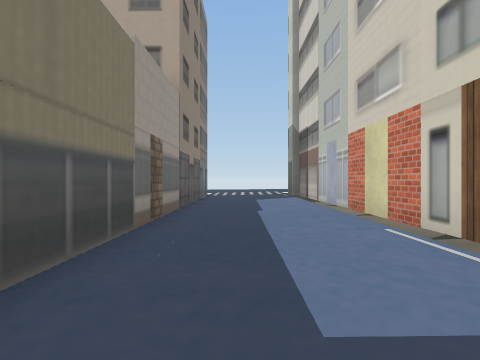
[1] (above)

24 first-person views from a walk through a Unity game level. The camera is 1.2 m above the floor, looks level and sees 85° across. The floor is counted in squares, 2 m on a side. Each view is taken from the middle of a square. On the plan, view 1 faces up. The plan holds only what a view shows up to about 9 squares ahead; the rest is blank. The place goes on beyond the plan. The player character is not drawn. Some surface patterns are stand-ins.

[2]
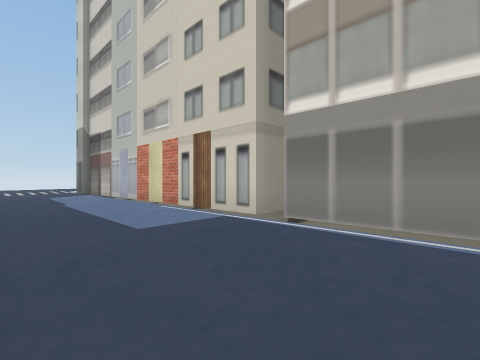

[3]
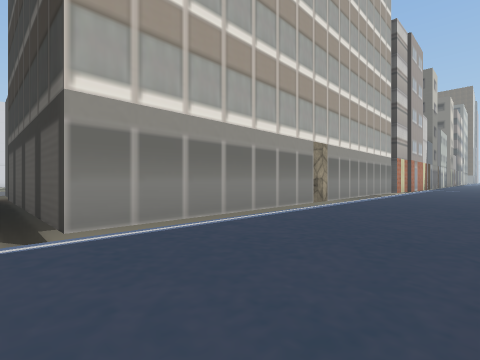

[4]
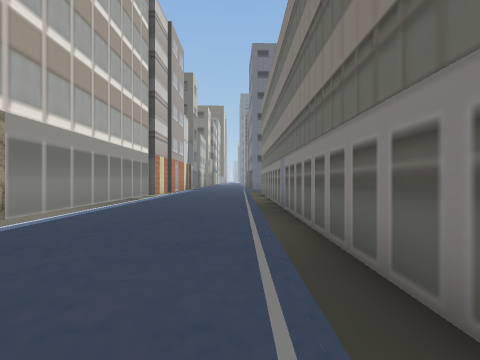

[5]
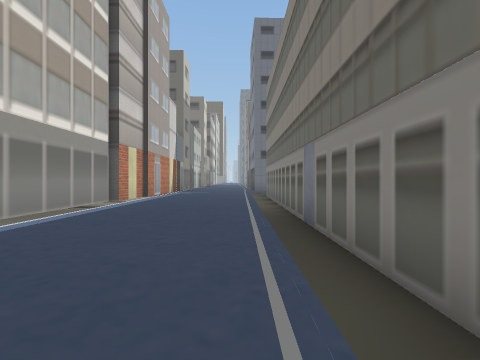

[6]
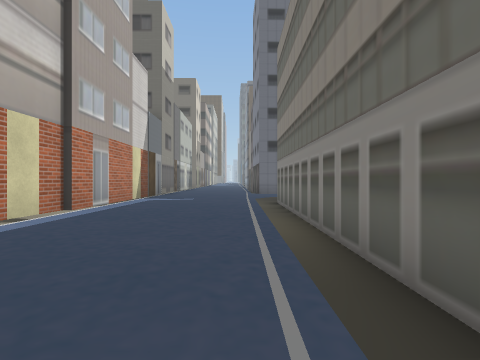

[7]
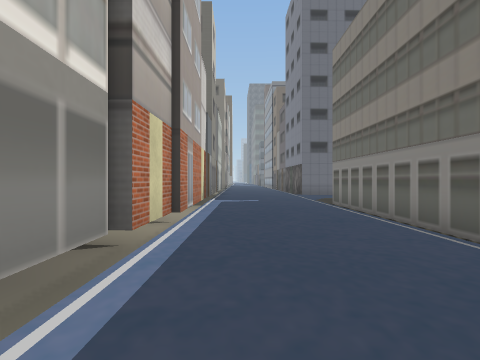

[8]
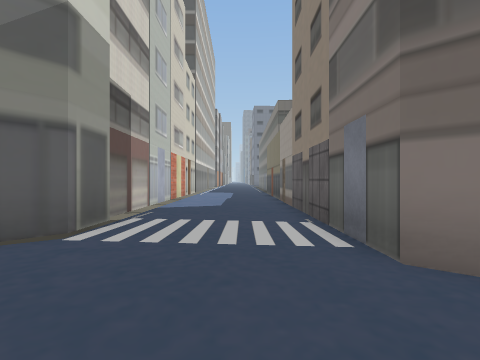

[9]
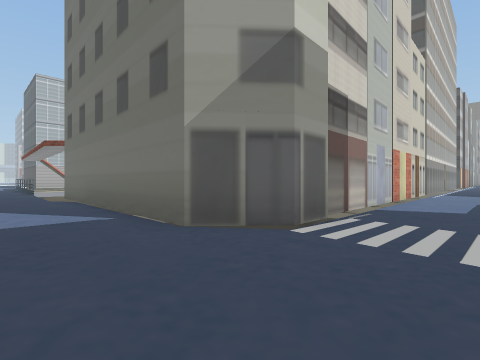

[10]
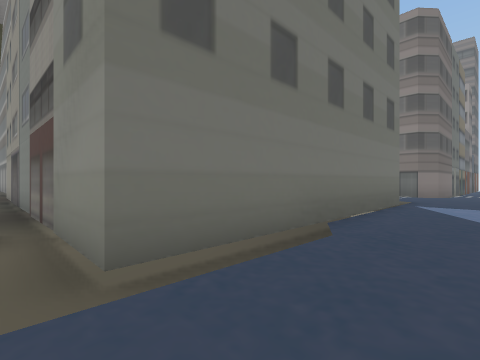

[11]
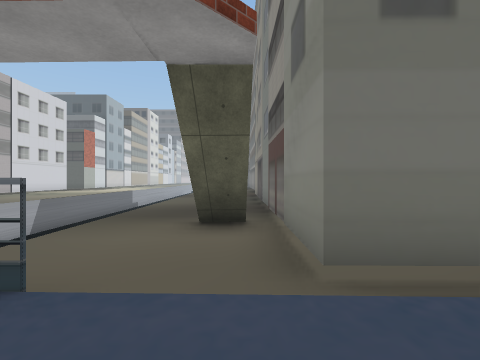

[12]
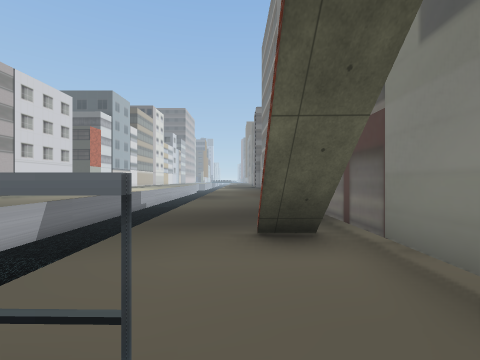

[13]
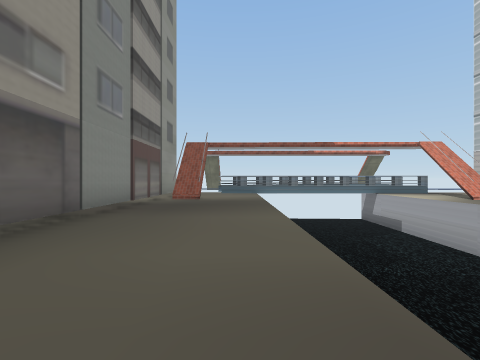

[14]
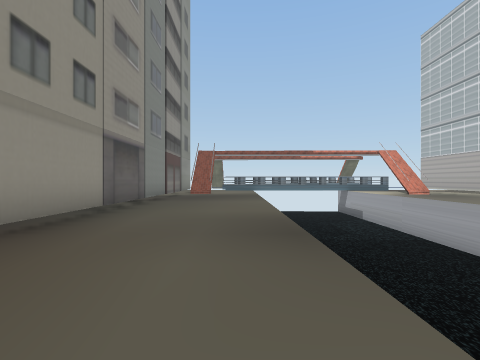

[15]
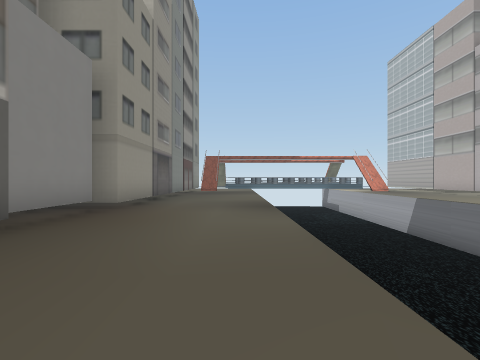

[16]
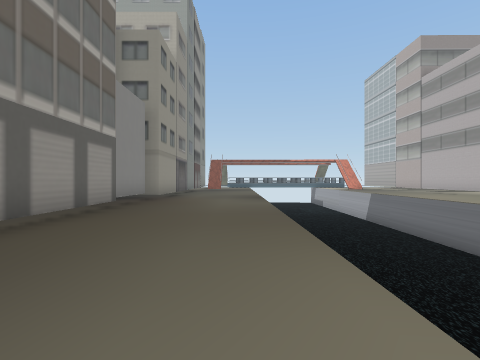

[17]
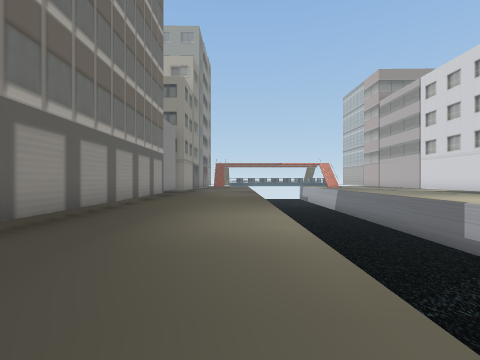

[18]
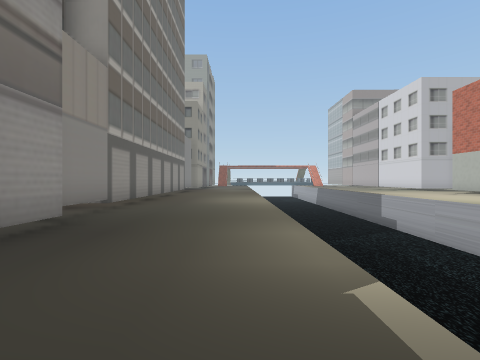

[19]
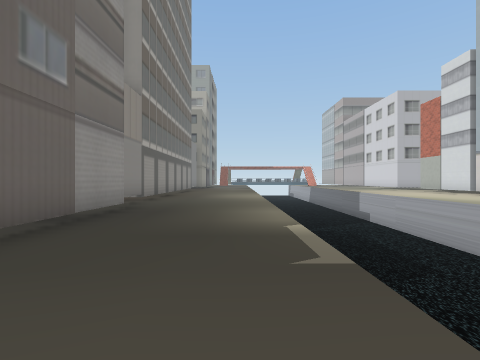

[20]
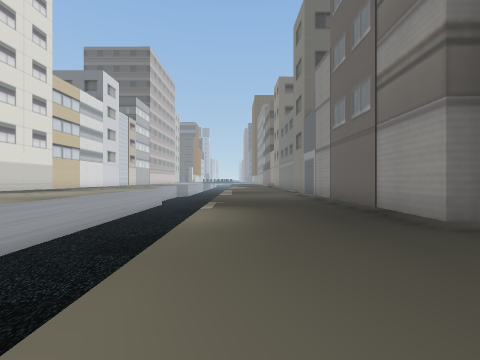

[21]
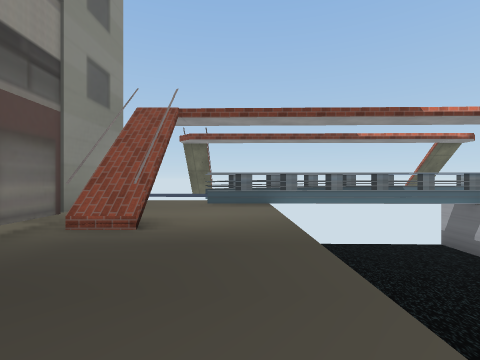

[22]
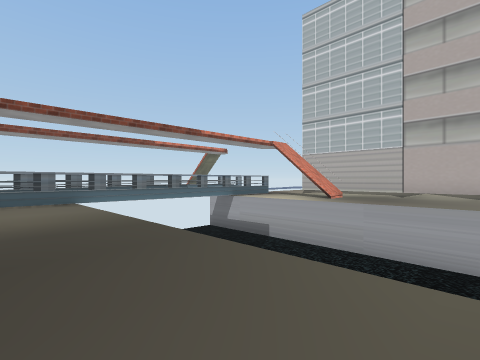

[23]
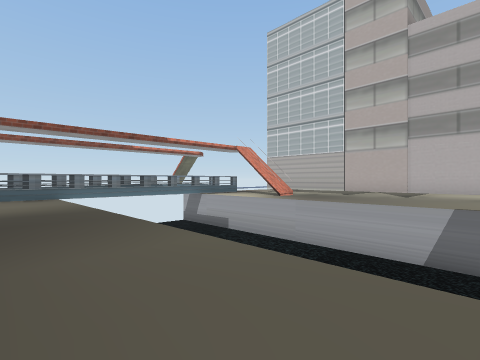

[24]
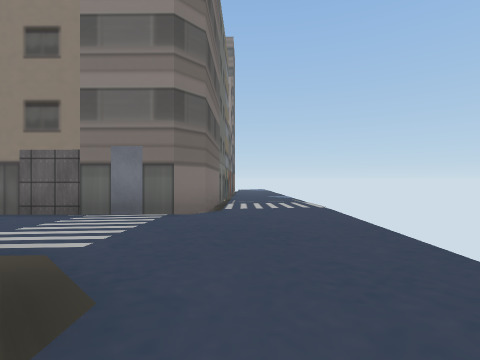

### Floor plan
Key: @ floor where view 1 was taken; # wall or solid block; . main floor; : floor 0.25 m higher than the main floor; - floor 0.25 m lower than the main floor; + floor 0.5 m higher than the main floor; / step, stairs or slope; ≈ liquid the walk keeps out of.
Columns run from 3 left of view 1 to 23 right of it. Each row starts with its distance up from view 1.
 15 ::
 14 :::::++++++++++#########
 13 :::::++++++++++++
 12 ##/::/########...≈###≈.
 11  #/:+##      # ..≈≈≈≈≈.
 10  #:::##      ##..≈≈≈≈≈.#.
  9  #:::/#      #...≈≈≈≈≈.#.
  8  #:::/#      #...≈≈≈≈≈... #
  7  #:::/#      #...≈≈≈≈≈....#
  6  #:::/#      #...≈≈≈≈≈....#
  5  #:::/#      #...≈≈≈≈≈....#
  4  #:::/#      #...≈≈≈≈≈....#
  3  #:::/#      #...≈≈≈≈≈... #
  2  #:::/#      #...≈≈≈≈≈.
  1   :::/#      #...≈≈≈≈≈..
  0   :@:/#      #...≈≈≈≈≈..
 -1   :::/#      #...≈≈≈≈≈.
 -2   :::/#      #...≈≈≈≈≈.
 -3 #-:::/#      #...≈ ≈≈≈..
 -4 #-:::/#      #...≈ ≈≈≈..
 -5 #-:::/#      #...≈ ≈≈≈.
 -6 #-:::/#      #...≈ ≈≈≈.
 -7 #-:::/#      #...≈ ≈≈≈..
 -8 #-:::/#      #...≈ ≈≈≈..
 -9 #-:::/#      #...≈ ≈≈≈..
-10 #-:::/#      #...≈ ≈≈≈..
-11 #-:::/#      #...≈ ≈≈≈.
-12 #-:::/#      ....≈ ≈≈≈.
-13 #-:::/#      #...≈ ≈≈≈
-14 #-:::##      #...≈ ≈≈≈
-15 #-:::#       #...≈ ≈≈≈.
-16 #-:::#       #...≈ ≈≈≈.
-17 #-:::/       #...≈ ≈≈≈..
-18 #/:::#       #...  ≈≈≈..

Where each view was taken, in squares from view 1:
view 1: 0 up, 0 right, facing up
view 2: 2 down, 1 left, facing up-right
view 3: 1 up, 1 left, facing down-right
view 4: 2 down, 1 left, facing down
view 5: 5 down, 1 left, facing down
view 6: 9 down, 1 left, facing down
view 7: 9 down, 1 right, facing down
view 8: 14 up, 0 right, facing down
view 9: 14 up, 0 right, facing down-right
view 10: 14 up, 11 right, facing down-left
view 11: 14 up, 11 right, facing down
view 12: 13 up, 12 right, facing down
view 13: 1 up, 13 right, facing up
view 14: 2 down, 13 right, facing up
view 15: 5 down, 13 right, facing up
view 16: 8 down, 13 right, facing up
view 17: 12 down, 13 right, facing up
view 18: 16 down, 13 right, facing up
view 19: 18 down, 13 right, facing up
view 20: 9 down, 13 right, facing down
view 21: 6 up, 13 right, facing up
view 22: 5 up, 12 right, facing up-right
view 23: 3 up, 12 right, facing up-right
view 24: 13 up, 4 right, facing left
